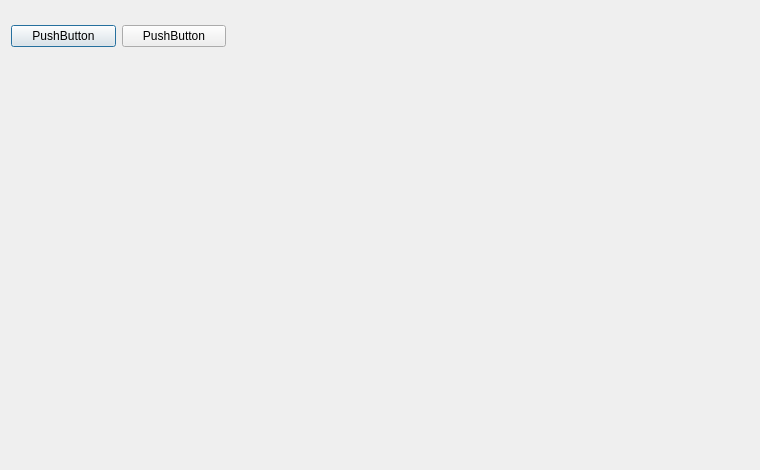
<?xml version="1.0" encoding="UTF-8"?>
<ui version="4.0">
 <class>GameWinDialog</class>
 <widget class="QDialog" name="GameWinDialog">
  <property name="geometry">
   <rect>
    <x>0</x>
    <y>0</y>
    <width>760</width>
    <height>470</height>
   </rect>
  </property>
  <property name="windowTitle">
   <string>Dialog</string>
  </property>
  <widget class="QWidget" name="widget" native="true">
   <property name="geometry">
    <rect>
     <x>11</x>
     <y>11</y>
     <width>215</width>
     <height>50</height>
    </rect>
   </property>
   <layout class="QHBoxLayout" name="horizontalLayout">
    <item>
     <widget class="QPushButton" name="pushButton">
      <property name="text">
       <string>PushButton</string>
      </property>
     </widget>
    </item>
    <item>
     <widget class="QPushButton" name="pushButton_2">
      <property name="text">
       <string>PushButton</string>
      </property>
     </widget>
    </item>
   </layout>
  </widget>
 </widget>
 <resources/>
 <connections/>
</ui>
